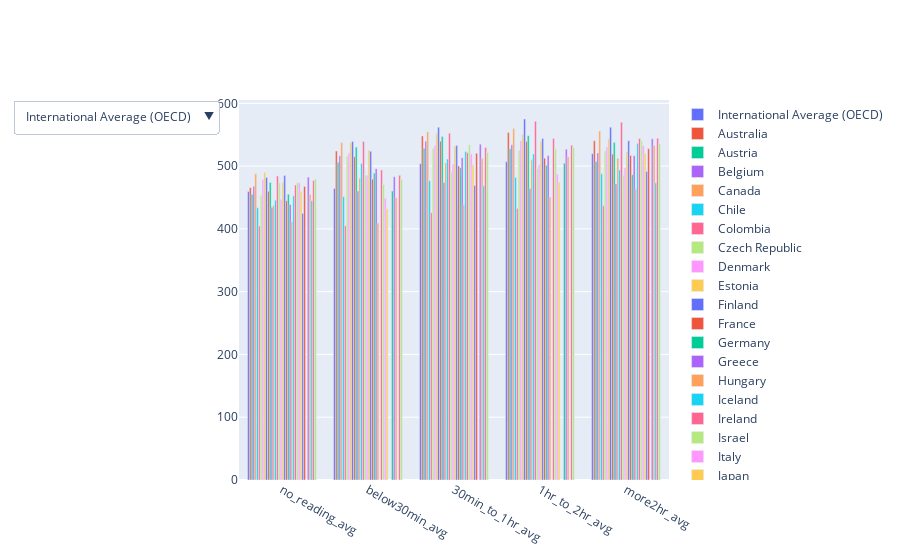

Source (notebook cell):
### Code cell
con2 = readingtime_avg2['Countries'].unique().tolist()
cat2  = readingtime_avg2['category'].unique().tolist()

#fig = go.Figure()

data2 = []

for i in con2:

    data2.append(
       go.Bar(
            name=i,
            x=cat2,
            y=readingtime_avg2.loc[readingtime_avg2['Countries'] == i]['avg'].tolist()
        )
    )

plot = px.Figure(data2)

#visual = [False]*len(con)
bton2 = []

for j in range(0, len(con2)):
    visual2 = [False]*len(con2)
    visual2[j] = True
    #print(visual)

    bton2.append(
        dict(label=con2[j],
                     method="update",
                     args=[{"visible": visual2},
                           {"title": f"reading test score average for {con2[j]} for different reading times"}])
    )

plot.update_layout(
    updatemenus=[
        dict(
            active=0,
            buttons=list(bton2),
        )
    ])
  
plot.show()
  
plot.write_html("reading_time.html")

### Figure 1 — Plotly figure (JSON) as saved in the notebook; plotly's stock layout.template omitted (floating-point values rounded to 4 significant figures)
{"data": [{"name": "International Average (OECD)", "type": "bar", "x": ["no_reading_avg", "below30min_avg", "30min_to_1hr_avg", "1hr_to_2hr_avg", "more2hr_avg"], "y": [459.6, 464.5, 503.7, 506.8, 519.7, 521.2, 524.3, 521.2, 516.5, 504.3]}, {"name": "Australia", "type": "bar", "x": ["no_reading_avg", "below30min_avg", "30min_to_1hr_avg", "1hr_to_2hr_avg", "more2hr_avg"], "y": [465.7, 523.9, 548.0, 553.7, 540.5]}, {"name": "Austria", "type": "bar", "x": ["no_reading_avg", "below30min_avg", "30min_to_1hr_avg", "1hr_to_2hr_avg", "more2hr_avg"], "y": [455.1, 506.0, 528.7, 527.7, 507.4]}, {"name": "Belgium", "type": "bar", "x": ["no_reading_avg", "below30min_avg", "30min_to_1hr_avg", "1hr_to_2hr_avg", "more2hr_avg"], "y": [467.8, 516.5, 539.8, 533.9, 520.7]}, {"name": "Canada", "type": "bar", "x": ["no_reading_avg", "below30min_avg", "30min_to_1hr_avg", "1hr_to_2hr_avg", "more2hr_avg"], "y": [487.7, 537.7, 554.9, 559.9, 556.1]}, {"name": "Chile", "type": "bar", "x": ["no_reading_avg", "below30min_avg", "30min_to_1hr_avg", "1hr_to_2hr_avg", "more2hr_avg"], "y": [433.6, 451.2, 476.6, 481.7, 487.7]}, {"name": "Colombia", "type": "bar", "x": ["no_reading_avg", "below30min_avg", "30min_to_1hr_avg", "1hr_to_2hr_avg", "more2hr_avg"], "y": [404.5, 404.9, 425.7, 432.3, 436.7]}, {"name": "Czech Republic", "type": "bar", "x": ["no_reading_avg", "below30min_avg", "30min_to_1hr_avg", "1hr_to_2hr_avg", "more2hr_avg"], "y": [453.5, 515.6, 528.5, 525.4, 524.1]}, {"name": "Denmark", "type": "bar", "x": ["no_reading_avg", "below30min_avg", "30min_to_1hr_avg", "1hr_to_2hr_avg", "more2hr_avg"], "y": [478.6, 521.0, 532.7, 540.4, 530.3]}, {"name": "Estonia", "type": "bar", "x": ["no_reading_avg", "below30min_avg", "30min_to_1hr_avg", "1hr_to_2hr_avg", "more2hr_avg"], "y": [490.1, 537.0, 552.0, 550.2, 543.5]}, {"name": "Finland", "type": "bar", "x": ["no_reading_avg", "below30min_avg", "30min_to_1hr_avg", "1hr_to_2hr_avg", "more2hr_avg"], "y": [481.9, 539.0, 562.1, 575.1, 562.0]}, {"name": "France", "type": "bar", "x": ["no_reading_avg", "below30min_avg", "30min_to_1hr_avg", "1hr_to_2hr_avg", "more2hr_avg"], "y": [460.0, 514.9, 539.4, 539.4, 519.1]}, {"name": "Germany", "type": "bar", "x": ["no_reading_avg", "below30min_avg", "30min_to_1hr_avg", "1hr_to_2hr_avg", "more2hr_avg"], "y": [474.0, 530.4, 547.3, 548.5, 537.8]}, {"name": "Greece", "type": "bar", "x": ["no_reading_avg", "below30min_avg", "30min_to_1hr_avg", "1hr_to_2hr_avg", "more2hr_avg"], "y": [434.3, 460.4, 474.1, 464.0, 471.7]}, {"name": "Hungary", "type": "bar", "x": ["no_reading_avg", "below30min_avg", "30min_to_1hr_avg", "1hr_to_2hr_avg", "more2hr_avg"], "y": [437.6, 480.6, 505.1, 510.0, 512.5]}, {"name": "Iceland", "type": "bar", "x": ["no_reading_avg", "below30min_avg", "30min_to_1hr_avg", "1hr_to_2hr_avg", "more2hr_avg"], "y": [445.5, 504.3, 511.3, 519.2, 493.7]}, {"name": "Ireland", "type": "bar", "x": ["no_reading_avg", "below30min_avg", "30min_to_1hr_avg", "1hr_to_2hr_avg", "more2hr_avg"], "y": [484.1, 539.4, 552.5, 571.5, 570.0]}, {"name": "Israel", "type": "bar", "x": ["no_reading_avg", "below30min_avg", "30min_to_1hr_avg", "1hr_to_2hr_avg", "more2hr_avg"], "y": [473.6, 486.0, 490.5, 496.1, 485.4]}, {"name": "Italy", "type": "bar", "x": ["no_reading_avg", "below30min_avg", "30min_to_1hr_avg", "1hr_to_2hr_avg", "more2hr_avg"], "y": [447.2, 485.6, 503.1, 502.3, 497.6]}, {"name": "Japan", "type": "bar", "x": ["no_reading_avg", "below30min_avg", "30min_to_1hr_avg", "1hr_to_2hr_avg", "more2hr_avg"], "y": [474.1, 525.3, 531.6, 539.6, 523.5]}, {"name": "Korea", "type": "bar", "x": ["no_reading_avg", "below30min_avg", "30min_to_1hr_avg", "1hr_to_2hr_avg", "more2hr_avg"], "y": [485.1, 523.9, 533.0, 544.1, 540.5]}, {"name": "Latvia", "type": "bar", "x": ["no_reading_avg", "below30min_avg", "30min_to_1hr_avg", "1hr_to_2hr_avg", "more2hr_avg"], "y": [444.9, 479.3, 500.3, 512.6, 516.8]}, {"name": "Lithuania", "type": "bar", "x": ["no_reading_avg", "below30min_avg", "30min_to_1hr_avg", "1hr_to_2hr_avg", "more2hr_avg"], "y": [455.3, 488.8, 497.5, 501.3, 486.4]}, {"name": "Luxembourg", "type": "bar", "x": ["no_reading_avg", "below30min_avg", "30min_to_1hr_avg", "1hr_to_2hr_avg", "more2hr_avg"], "y": [438.9, 496.0, 513.5, 516.8, 516.6]}, {"name": "Mexico", "type": "bar", "x": ["no_reading_avg", "below30min_avg", "30min_to_1hr_avg", "1hr_to_2hr_avg", "more2hr_avg"], "y": [411.8, 409.3, 439.0, 450.9, 463.8]}, {"name": "Netherlands", "type": "bar", "x": ["no_reading_avg", "below30min_avg", "30min_to_1hr_avg", "1hr_to_2hr_avg", "more2hr_avg"], "y": [452.8, null, 523.1, null, 535.9, null, 534.1, null, 516.1, null]}, {"name": "New Zealand", "type": "bar", "x": ["no_reading_avg", "below30min_avg", "30min_to_1hr_avg", "1hr_to_2hr_avg", "more2hr_avg"], "y": [469.8, 493.9, 521.3, 544.1, 543.8, 562.9, 562.3, 570.1, 545.9, 553.3]}, {"name": "Norway", "type": "bar", "x": ["no_reading_avg", "below30min_avg", "30min_to_1hr_avg", "1hr_to_2hr_avg", "more2hr_avg"], "y": [474.0, 470.5, 534.1, 528.0, 540.6, 537.7, 546.4, 535.8, 527.6, 506.4]}, {"name": "Poland", "type": "bar", "x": ["no_reading_avg", "below30min_avg", "30min_to_1hr_avg", "1hr_to_2hr_avg", "more2hr_avg"], "y": [473.3, 448.9, 519.3, 487.5, 532.3, 502.2, 550.8, 497.5, 548.7, 496.9]}, {"name": "Portugal", "type": "bar", "x": ["no_reading_avg", "below30min_avg", "30min_to_1hr_avg", "1hr_to_2hr_avg", "more2hr_avg"], "y": [460.1, 432.1, 502.0, 474.5, 520.1, 494.5, 527.6, 494.1, 523.7, 467.8]}, {"name": "Slovak Republic", "type": "bar", "x": ["no_reading_avg", "below30min_avg", "30min_to_1hr_avg", "1hr_to_2hr_avg", "more2hr_avg"], "y": [424.4, null, 469.2, null, 491.4, null, 488.3, null, 493.5, null]}, {"name": "Slovenia", "type": "bar", "x": ["no_reading_avg", "below30min_avg", "30min_to_1hr_avg", "1hr_to_2hr_avg", "more2hr_avg"], "y": [467.6, null, 520.6, null, 527.6, null, 538.0, null, 523.8, null]}, {"name": "Spain", "type": "bar", "x": ["no_reading_avg", "below30min_avg", "30min_to_1hr_avg", "1hr_to_2hr_avg", "more2hr_avg"], "y": [null, 460.3, null, 504.6, null, 519.3, null, 514.4, null, 498.6]}, {"name": "Sweden", "type": "bar", "x": ["no_reading_avg", "below30min_avg", "30min_to_1hr_avg", "1hr_to_2hr_avg", "more2hr_avg"], "y": [482.5, 483.2, 535.0, 527.0, 543.6, 547.1, 547.2, 555.7, 510.8, 528.6]}, {"name": "Switzerland", "type": "bar", "x": ["no_reading_avg", "below30min_avg", "30min_to_1hr_avg", "1hr_to_2hr_avg", "more2hr_avg"], "y": [454.7, 450.2, 512.6, 514.9, 533.0, 533.1, 528.6, 532.7, 513.7, 499.4]}, {"name": "Turkey", "type": "bar", "x": ["no_reading_avg", "below30min_avg", "30min_to_1hr_avg", "1hr_to_2hr_avg", "more2hr_avg"], "y": [445.0, null, 468.5, null, 473.5, null, 478.2, null, 474.7, null]}, {"name": "United Kingdom", "type": "bar", "x": ["no_reading_avg", "below30min_avg", "30min_to_1hr_avg", "1hr_to_2hr_avg", "more2hr_avg"], "y": [477.2, 485.3, 529.6, 533.1, 544.4, 559.0, 541.1, 555.5, 534.9, 527.6]}, {"name": "United States", "type": "bar", "x": ["no_reading_avg", "below30min_avg", "30min_to_1hr_avg", "1hr_to_2hr_avg", "more2hr_avg"], "y": [479.3, 479.5, 521.8, 529.7, 535.7, 531.3, 535.7, 538.9, 534.7, 510.6]}], "layout": {"updatemenus": [{"active": 0, "buttons": [{"args": [{"visible": [true, false, false, false, false, false, false, false, false, false, false, false, false, false, false, false, false, false, false, false, false, false, false, false, false, false, false, false, false, false, false, false, false, false, false, false, false, false]}, {"title": "reading test score average for International Average (OECD) for different reading times"}], "label": "International Average (OECD)", "method": "update"}, {"args": [{"visible": [false, true, false, false, false, false, false, false, false, false, false, false, false, false, false, false, false, false, false, false, false, false, false, false, false, false, false, false, false, false, false, false, false, false, false, false, false, false]}, {"title": "reading test score average for Australia for different reading times"}], "label": "Australia", "method": "update"}, {"args": [{"visible": [false, false, true, false, false, false, false, false, false, false, false, false, false, false, false, false, false, false, false, false, false, false, false, false, false, false, false, false, false, false, false, false, false, false, false, false, false, false]}, {"title": "reading test score average for Austria for different reading times"}], "label": "Austria", "method": "update"}, {"args": [{"visible": [false, false, false, true, false, false, false, false, false, false, false, false, false, false, false, false, false, false, false, false, false, false, false, false, false, false, false, false, false, false, false, false, false, false, false, false, false, false]}, {"title": "reading test score average for Belgium for different reading times"}], "label": "Belgium", "method": "update"}, {"args": [{"visible": [false, false, false, false, true, false, false, false, false, false, false, false, false, false, false, false, false, false, false, false, false, false, false, false, false, false, false, false, false, false, false, false, false, false, false, false, false, false]}, {"title": "reading test score average for Canada for different reading times"}], "label": "Canada", "method": "update"}, {"args": [{"visible": [false, false, false, false, false, true, false, false, false, false, false, false, false, false, false, false, false, false, false, false, false, false, false, false, false, false, false, false, false, false, false, false, false, false, false, false, false, false]}, {"title": "reading test score average for Chile for different reading times"}], "label": "Chile", "method": "update"}, {"args": [{"visible": [false, false, false, false, false, false, true, false, false, false, false, false, false, false, false, false, false, false, false, false, false, false, false, false, false, false, false, false, false, false, false, false, false, false, false, false, false, false]}, {"title": "reading test score average for Colombia for different reading times"}], "label": "Colombia", "method": "update"}, {"args": [{"visible": [false, false, false, false, false, false, false, true, false, false, false, false, false, false, false, false, false, false, false, false, false, false, false, false, false, false, false, false, false, false, false, false, false, false, false, false, false, false]}, {"title": "reading test score average for Czech Republic for different reading times"}], "label": "Czech Republic", "method": "update"}, {"args": [{"visible": [false, false, false, false, false, false, false, false, true, false, false, false, false, false, false, false, false, false, false, false, false, false, false, false, false, false, false, false, false, false, false, false, false, false, false, false, false, false]}, {"title": "reading test score average for Denmark for different reading times"}], "label": "Denmark", "method": "update"}, {"args": [{"visible": [false, false, false, false, false, false, false, false, false, true, false, false, false, false, false, false, false, false, false, false, false, false, false, false, false, false, false, false, false, false, false, false, false, false, false, false, false, false]}, {"title": "reading test score average for Estonia for different reading times"}], "label": "Estonia", "method": "update"}, {"args": [{"visible": [false, false, false, false, false, false, false, false, false, false, true, false, false, false, false, false, false, false, false, false, false, false, false, false, false, false, false, false, false, false, false, false, false, false, false, false, false, false]}, {"title": "reading test score average for Finland for different reading times"}], "label": "Finland", "method": "update"}, {"args": [{"visible": [false, false, false, false, false, false, false, false, false, false, false, true, false, false, false, false, false, false, false, false, false, false, false, false, false, false, false, false, false, false, false, false, false, false, false, false, false, false]}, {"title": "reading test score average for France for different reading times"}], "label": "France", "method": "update"}, {"args": [{"visible": [false, false, false, false, false, false, false, false, false, false, false, false, true, false, false, false, false, false, false, false, false, false, false, false, false, false, false, false, false, false, false, false, false, false, false, false, false, false]}, {"title": "reading test score average for Germany for different reading times"}], "label": "Germany", "method": "update"}, {"args": [{"visible": [false, false, false, false, false, false, false, false, false, false, false, false, false, true, false, false, false, false, false, false, false, false, false, false, false, false, false, false, false, false, false, false, false, false, false, false, false, false]}, {"title": "reading test score average for Greece for different reading times"}], "label": "Greece", "method": "update"}, {"args": [{"visible": [false, false, false, false, false, false, false, false, false, false, false, false, false, false, true, false, false, false, false, false, false, false, false, false, false, false, false, false, false, false, false, false, false, false, false, false, false, false]}, {"title": "reading test score average for Hungary for different reading times"}], "label": "Hungary", "method": "update"}, {"args": [{"visible": [false, false, false, false, false, false, false, false, false, false, false, false, false, false, false, true, false, false, false, false, false, false, false, false, false, false, false, false, false, false, false, false, false, false, false, false, false, false]}, {"title": "reading test score average for Iceland for different reading times"}], "label": "Iceland", "method": "update"}, {"args": [{"visible": [false, false, false, false, false, false, false, false, false, false, false, false, false, false, false, false, true, false, false, false, false, false, false, false, false, false, false, false, false, false, false, false, false, false, false, false, false, false]}, {"title": "reading test score average for Ireland for different reading times"}], "label": "Ireland", "method": "update"}, {"args": [{"visible": [false, false, false, false, false, false, false, false, false, false, false, false, false, false, false, false, false, true, false, false, false, false, false, false, false, false, false, false, false, false, false, false, false, false, false, false, false, false]}, {"title": "reading test score average for Israel for different reading times"}], "label": "Israel", "method": "update"}, {"args": [{"visible": [false, false, false, false, false, false, false, false, false, false, false, false, false, false, false, false, false, false, true, false, false, false, false, false, false, false, false, false, false, false, false, false, false, false, false, false, false, false]}, {"title": "reading test score average for Italy for different reading times"}], "label": "Italy", "method": "update"}, {"args": [{"visible": [false, false, false, false, false, false, false, false, false, false, false, false, false, false, false, false, false, false, false, true, false, false, false, false, false, false, false, false, false, false, false, false, false, false, false, false, false, false]}, {"title": "reading test score average for Japan for different reading times"}], "label": "Japan", "method": "update"}, {"args": [{"visible": [false, false, false, false, false, false, false, false, false, false, false, false, false, false, false, false, false, false, false, false, true, false, false, false, false, false, false, false, false, false, false, false, false, false, false, false, false, false]}, {"title": "reading test score average for Korea for different reading times"}], "label": "Korea", "method": "update"}, {"args": [{"visible": [false, false, false, false, false, false, false, false, false, false, false, false, false, false, false, false, false, false, false, false, false, true, false, false, false, false, false, false, false, false, false, false, false, false, false, false, false, false]}, {"title": "reading test score average for Latvia for different reading times"}], "label": "Latvia", "method": "update"}, {"args": [{"visible": [false, false, false, false, false, false, false, false, false, false, false, false, false, false, false, false, false, false, false, false, false, false, true, false, false, false, false, false, false, false, false, false, false, false, false, false, false, false]}, {"title": "reading test score average for Lithuania for different reading times"}], "label": "Lithuania", "method": "update"}, {"args": [{"visible": [false, false, false, false, false, false, false, false, false, false, false, false, false, false, false, false, false, false, false, false, false, false, false, true, false, false, false, false, false, false, false, false, false, false, false, false, false, false]}, {"title": "reading test score average for Luxembourg for different reading times"}], "label": "Luxembourg", "method": "update"}, {"args": [{"visible": [false, false, false, false, false, false, false, false, false, false, false, false, false, false, false, false, false, false, false, false, false, false, false, false, true, false, false, false, false, false, false, false, false, false, false, false, false, false]}, {"title": "reading test score average for Mexico for different reading times"}], "label": "Mexico", "method": "update"}, {"args": [{"visible": [false, false, false, false, false, false, false, false, false, false, false, false, false, false, false, false, false, false, false, false, false, false, false, false, false, true, false, false, false, false, false, false, false, false, false, false, false, false]}, {"title": "reading test score average for Netherlands for different reading times"}], "label": "Netherlands", "method": "update"}, {"args": [{"visible": [false, false, false, false, false, false, false, false, false, false, false, false, false, false, false, false, false, false, false, false, false, false, false, false, false, false, true, false, false, false, false, false, false, false, false, false, false, false]}, {"title": "reading test score average for New Zealand for different reading times"}], "label": "New Zealand", "method": "update"}, {"args": [{"visible": [false, false, false, false, false, false, false, false, false, false, false, false, false, false, false, false, false, false, false, false, false, false, false, false, false, false, false, true, false, false, false, false, false, false, false, false, false, false]}, {"title": "reading test score average for Norway for different reading times"}], "label": "Norway", "method": "update"}, {"args": [{"visible": [false, false, false, false, false, false, false, false, false, false, false, false, false, false, false, false, false, false, false, false, false, false, false, false, false, false, false, false, true, false, false, false, false, false, false, false, false, false]}, {"title": "reading test score average for Poland for different reading times"}], "label": "Poland", "method": "update"}, {"args": [{"visible": [false, false, false, false, false, false, false, false, false, false, false, false, false, false, false, false, false, false, false, false, false, false, false, false, false, false, false, false, false, true, false, false, false, false, false, false, false, false]}, {"title": "reading test score average for Portugal for different reading times"}], "label": "Portugal", "method": "update"}, {"args": [{"visible": [false, false, false, false, false, false, false, false, false, false, false, false, false, false, false, false, false, false, false, false, false, false, false, false, false, false, false, false, false, false, true, false, false, false, false, false, false, false]}, {"title": "reading test score average for Slovak Republic for different reading times"}], "label": "Slovak Republic", "method": "update"}, {"args": [{"visible": [false, false, false, false, false, false, false, false, false, false, false, false, false, false, false, false, false, false, false, false, false, false, false, false, false, false, false, false, false, false, false, true, false, false, false, false, false, false]}, {"title": "reading test score average for Slovenia for different reading times"}], "label": "Slovenia", "method": "update"}, {"args": [{"visible": [false, false, false, false, false, false, false, false, false, false, false, false, false, false, false, false, false, false, false, false, false, false, false, false, false, false, false, false, false, false, false, false, true, false, false, false, false, false]}, {"title": "reading test score average for Spain for different reading times"}], "label": "Spain", "method": "update"}, {"args": [{"visible": [false, false, false, false, false, false, false, false, false, false, false, false, false, false, false, false, false, false, false, false, false, false, false, false, false, false, false, false, false, false, false, false, false, true, false, false, false, false]}, {"title": "reading test score average for Sweden for different reading times"}], "label": "Sweden", "method": "update"}, {"args": [{"visible": [false, false, false, false, false, false, false, false, false, false, false, false, false, false, false, false, false, false, false, false, false, false, false, false, false, false, false, false, false, false, false, false, false, false, true, false, false, false]}, {"title": "reading test score average for Switzerland for different reading times"}], "label": "Switzerland", "method": "update"}, {"args": [{"visible": [false, false, false, false, false, false, false, false, false, false, false, false, false, false, false, false, false, false, false, false, false, false, false, false, false, false, false, false, false, false, false, false, false, false, false, true, false, false]}, {"title": "reading test score average for Turkey for different reading times"}], "label": "Turkey", "method": "update"}, {"args": [{"visible": [false, false, false, false, false, false, false, false, false, false, false, false, false, false, false, false, false, false, false, false, false, false, false, false, false, false, false, false, false, false, false, false, false, false, false, false, true, false]}, {"title": "reading test score average for United Kingdom for different reading times"}], "label": "United Kingdom", "method": "update"}, {"args": [{"visible": [false, false, false, false, false, false, false, false, false, false, false, false, false, false, false, false, false, false, false, false, false, false, false, false, false, false, false, false, false, false, false, false, false, false, false, false, false, true]}, {"title": "reading test score average for United States for different reading times"}], "label": "United States", "method": "update"}]}]}}
